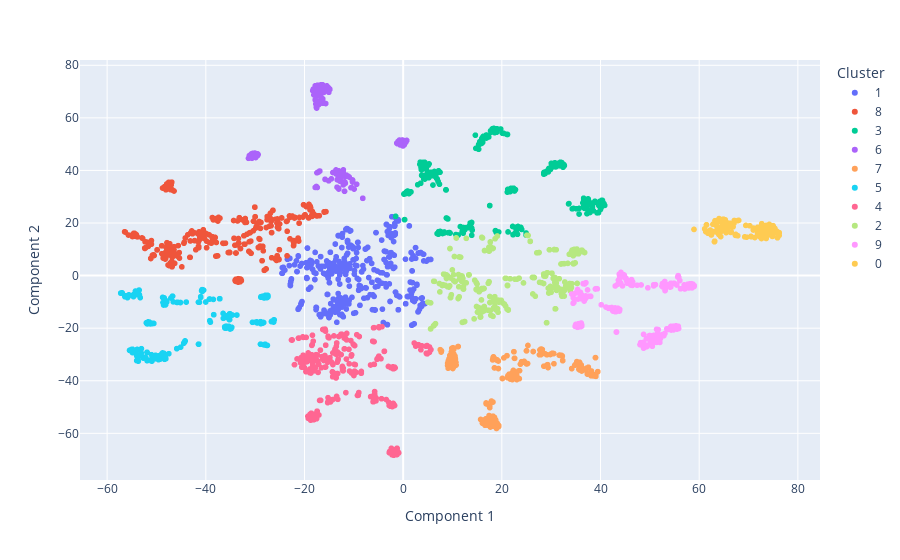

Notebook code for this chart:
### Code cell
# Create a DataFrame from the provided data
df_kk = df_tsne[['Component 1','Component 2']]

# Specify the number of clusters
num_clusters = 10

# Initialize the KMeans model
kmeans = KMeans(n_clusters=num_clusters)

# Fit the model to the data
kmeans.fit(df_kk)

# Add cluster labels to the DataFrame
df_tsne['Cluster'] = kmeans.labels_
df_tsne['Cluster']=df_tsne['Cluster'].map(str)
# Display the resulting DataFrame
#print(df_tsne)

# Visualize the clusters
px.scatter(df_tsne,x='Component 1',y ='Component 2', color='Cluster')

### Figure 1 — Plotly figure (JSON) as saved in the notebook; plotly's stock layout.template omitted (floating-point values rounded to 4 significant figures; data arrays with more than 128 entries replaced by an {"elided": "..."} marker saying what was removed)
{"data": [{"hovertemplate": "Cluster=1<br>Component 1=%{x}<br>Component 2=%{y}<extra></extra>", "legendgroup": "1", "marker": {"color": "#636efa", "symbol": "circle"}, "mode": "markers", "name": "1", "showlegend": true, "type": "scattergl", "x": {"elided": "425 float values"}, "xaxis": "x", "y": {"elided": "425 float values"}, "yaxis": "y"}, {"hovertemplate": "Cluster=8<br>Component 1=%{x}<br>Component 2=%{y}<extra></extra>", "legendgroup": "8", "marker": {"color": "#EF553B", "symbol": "circle"}, "mode": "markers", "name": "8", "showlegend": true, "type": "scattergl", "x": {"elided": "335 float values"}, "xaxis": "x", "y": {"elided": "335 float values"}, "yaxis": "y"}, {"hovertemplate": "Cluster=3<br>Component 1=%{x}<br>Component 2=%{y}<extra></extra>", "legendgroup": "3", "marker": {"color": "#00cc96", "symbol": "circle"}, "mode": "markers", "name": "3", "showlegend": true, "type": "scattergl", "x": {"elided": "283 float values"}, "xaxis": "x", "y": {"elided": "283 float values"}, "yaxis": "y"}, {"hovertemplate": "Cluster=6<br>Component 1=%{x}<br>Component 2=%{y}<extra></extra>", "legendgroup": "6", "marker": {"color": "#ab63fa", "symbol": "circle"}, "mode": "markers", "name": "6", "showlegend": true, "type": "scattergl", "x": {"elided": "153 float values"}, "xaxis": "x", "y": {"elided": "153 float values"}, "yaxis": "y"}, {"hovertemplate": "Cluster=7<br>Component 1=%{x}<br>Component 2=%{y}<extra></extra>", "legendgroup": "7", "marker": {"color": "#FFA15A", "symbol": "circle"}, "mode": "markers", "name": "7", "showlegend": true, "type": "scattergl", "x": {"elided": "206 float values"}, "xaxis": "x", "y": {"elided": "206 float values"}, "yaxis": "y"}, {"hovertemplate": "Cluster=5<br>Component 1=%{x}<br>Component 2=%{y}<extra></extra>", "legendgroup": "5", "marker": {"color": "#19d3f3", "symbol": "circle"}, "mode": "markers", "name": "5", "showlegend": true, "type": "scattergl", "x": {"elided": "214 float values"}, "xaxis": "x", "y": {"elided": "214 float values"}, "yaxis": "y"}, {"hovertemplate": "Cluster=4<br>Component 1=%{x}<br>Component 2=%{y}<extra></extra>", "legendgroup": "4", "marker": {"color": "#FF6692", "symbol": "circle"}, "mode": "markers", "name": "4", "showlegend": true, "type": "scattergl", "x": {"elided": "291 float values"}, "xaxis": "x", "y": {"elided": "291 float values"}, "yaxis": "y"}, {"hovertemplate": "Cluster=2<br>Component 1=%{x}<br>Component 2=%{y}<extra></extra>", "legendgroup": "2", "marker": {"color": "#B6E880", "symbol": "circle"}, "mode": "markers", "name": "2", "showlegend": true, "type": "scattergl", "x": {"elided": "274 float values"}, "xaxis": "x", "y": {"elided": "274 float values"}, "yaxis": "y"}, {"hovertemplate": "Cluster=9<br>Component 1=%{x}<br>Component 2=%{y}<extra></extra>", "legendgroup": "9", "marker": {"color": "#FF97FF", "symbol": "circle"}, "mode": "markers", "name": "9", "showlegend": true, "type": "scattergl", "x": {"elided": "208 float values"}, "xaxis": "x", "y": {"elided": "208 float values"}, "yaxis": "y"}, {"hovertemplate": "Cluster=0<br>Component 1=%{x}<br>Component 2=%{y}<extra></extra>", "legendgroup": "0", "marker": {"color": "#FECB52", "symbol": "circle"}, "mode": "markers", "name": "0", "showlegend": true, "type": "scattergl", "x": [74.21, 65.29, 64.2, 64.92, 66.61, 65.24, 74.97, 75.13, 67.36, 74.4, 74.04, 63.72, 71.77, 74.22, 76.05, 65.89, 65.21, 64.03, 73.56, 74.83, 70.56, 63.13, 69.61, 70.47, 73.06, 64.37, 63.53, 71.28, 63.99, 65.0, 67.81, 64.58, 66.86, 72.62, 63.14, 65.43, 70.97, 71.02, 63.72, 72.43, 63.1, 72.45, 69.45, 64.72, 75.89, 65.06, 72.0, 66.46, 72.56, 67.12, 72.21, 74.54, 74.11, 74.73, 73.98, 74.82, 67.41, 75.58, 73.65, 75.86, 64.54, 74.42, 71.83, 73.01, 72.67, 64.89, 65.45, 74.5, 75.75, 76.04, 72.63, 64.37, 72.37, 71.87, 64.08, 68.0, 65.56, 70.25, 67.82, 76.23, 74.74, 67.05, 65.33, 65.6, 73.48, 75.35, 66.22, 73.83, 73.33, 73.57, 76.21, 61.78, 61.33, 66.4, 58.95, 69.23, 63.09, 61.48, 63.21, 62.48, 62.78, 62.45, 62.25, 61.11, 62.16, 65.1, 63.42, 63.21, 61.48, 66.5, 65.46], "xaxis": "x", "y": [19.49, 21.2, 20.72, 20.73, 19.11, 21.04, 18.98, 16.21, 15.3, 15.48, 18.65, 16.35, 17.8, 19.17, 16.39, 18.49, 19.16, 21.68, 19.07, 14.9, 14.76, 13.03, 14.63, 14.93, 15.94, 14.83, 18.91, 14.48, 15.62, 18.27, 15.16, 18.9, 18.54, 16.82, 13.09, 20.35, 17.35, 18.07, 18.05, 17.68, 12.86, 17.44, 19.09, 19.99, 14.52, 20.44, 16.56, 18.83, 14.79, 20.96, 18.31, 16.39, 16.92, 17.72, 15.72, 18.59, 15.69, 16.23, 17.82, 14.37, 16.89, 18.84, 16.04, 18.56, 19.75, 21.48, 19.32, 17.27, 16.84, 15.51, 14.1, 18.06, 14.69, 18.4, 17.37, 21.01, 20.2, 18.95, 20.92, 16.33, 15.27, 19.9, 17.7, 17.24, 17.8, 17.94, 19.92, 16.38, 15.17, 14.12, 15.29, 16.12, 16.71, 16.43, 17.56, 14.73, 16.77, 19.32, 20.89, 15.49, 19.51, 15.45, 17.31, 17.79, 16.48, 17.54, 19.83, 16.66, 19.33, 16.64, 16.35], "yaxis": "y"}], "layout": {"legend": {"title": {"text": "Cluster"}, "tracegroupgap": 0}, "margin": {"t": 60}, "xaxis": {"anchor": "y", "domain": [0, 1], "title": {"text": "Component 1"}}, "yaxis": {"anchor": "x", "domain": [0, 1], "title": {"text": "Component 2"}}}}
